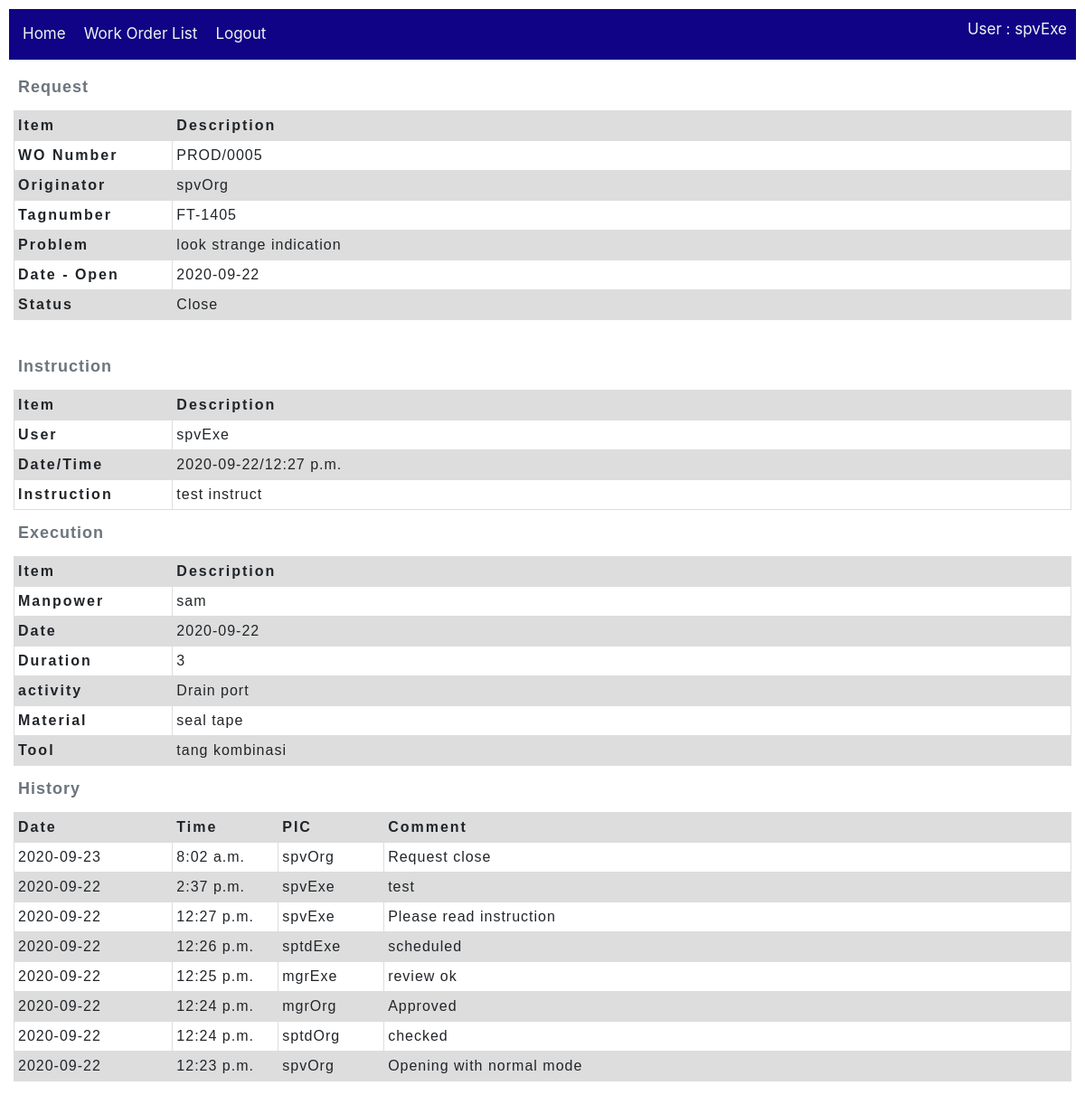
The page /workOrder/work_order/5 (signed in) on the database its author committed.
### workOrder/models.py (models this page shows, shortened)
class Work_order(models.Model):
    wo_number = models.CharField(max_length=20, null=True)
    tagnumber = models.CharField(max_length=50, null=True, help_text='Enter tagnumber(eg. FT-1405)')
    problem = models.TextField(max_length=1000, null=True)
    originator = models.ForeignKey(User,
        on_delete=models.SET_NULL,
        null=True)
    dest_section = models.ForeignKey(Section,
        on_delete=models.SET_NULL,
        null=True)
    date_open = models.DateField()
    date_finish = models.DateField(null=True)
    status = models.ForeignKey(Action,
        on_delete=models.SET_NULL,
        null=True)
    priority = models.ForeignKey(Wo_priority,
        on_delete=models.SET_NULL,
        null=True)
    current_user_id = models.IntegerField(null=True)
    executor_user_id = models.IntegerField(null=True)
    class Meta:
        ordering = ['originator','status','wo_number']

class Wo_instruction(models.Model):
    instruction = models.TextField(max_length=1000, null=True)
    date = models.DateField(null=True)
    time = models.TimeField(null=True)
    user = models.ForeignKey(User,
        on_delete=models.SET_NULL,
        null=True)
    work_order = models.ForeignKey(Work_order,
        on_delete=models.SET_NULL,
        null=True)

class Wo_completion(models.Model):
    activity = models.TextField(max_length=1000, null=True, help_text='Enter activity')
    manPower = models.TextField(max_length=100, null=True, help_text='Man power name')
    material = models.TextField(max_length=500, null=True, help_text='Enter material')
    tool = models.TextField(max_length=500, null=True, help_text='Enter action')
    date = models.DateField(null=True)
    duration = models.IntegerField(help_text='Enter duration (hours)', null=True)
    acted_user = models.ForeignKey(User,
        on_delete=models.SET_NULL,
        null=True)
    work_order = models.ForeignKey(Work_order,
        on_delete=models.SET_NULL,
        null=True)
    status = models.ForeignKey(Action,
        on_delete=models.SET_NULL,
        null=True)
    class Meta:
        ordering = ['date']

class Wo_journal(models.Model):
    comment = models.CharField(max_length=200, null=True)
    date = models.DateField(null=True)
    time = models.TimeField(null=True)
    concern_user = models.ForeignKey(User,
        on_delete=models.SET_NULL,
        null=True)
    work_order = models.ForeignKey(Work_order,
        on_delete=models.SET_NULL,
        null=True)
    action = models.ForeignKey(Action,
        on_delete=models.SET_NULL,
        null=True)
    class Meta:
        ordering = ['-date', '-time']

### utility/models.py (models this page shows, shortened)
class Action(models.Model):
    name = models.CharField(max_length=20, null=True, help_text='Enter name of Action(eg. Open, Close, Reject...)')
    description = models.CharField(max_length=100, null=True, help_text='Enter description of Action')
    mode = models.ForeignKey('Mode', on_delete=models.SET_NULL, null=True)
    class Meta:
        ordering = ['name']

### workOrder/views.py (the view)
# urls.py: path('work_order/<int:pk>', views.Work_orderDetailView.as_view(), name='work_order-detail'),
class Work_orderDetailView(LoginRequiredMixin, generic.DetailView):
    model = Work_order #prinsipnya dengan ini saja sdh cukup, namun kita perlu tambahan info di bawah ini
    def get_context_data(self, **kwargs):
        context = super().get_context_data(**kwargs)
        woDetail = context.get('object', None)
        if woDetail:
            wo_current_user_id = woDetail.current_user_id
            userId = self.request.user.id
            allowAction = False
            if wo_current_user_id == userId:
                allowAction = True
            context['allowAction'] = allowAction
            context['woPK'] = woDetail.id
            context['journal_list'] = Wo_journal.objects.filter(work_order=woDetail.id)
            FINISH_LIST = ['Finish', 'Complete', 'Close']
            if woDetail.status.name in FINISH_LIST:
                context['Wo_instruction'] = Wo_instruction.objects.get(work_order=woDetail)
                context['Wo_completion'] = Wo_completion.objects.get(work_order=woDetail)
                context['Wo_complete_report'] = True
        return context

### workOrder/templates/workOrder/work_order_detail.html (shortened to what this page needs)
{% extends "base_workOrder.html" %}
{% block content %}
  {% include 'Wo_request.html' %}
  {% include 'Wo_inprogress.html' %}
  {% if Wo_complete_report %}
    {% include 'Wo_instruction.html' %}
    {% include 'Wo_execution.html' %}
  {% endif %}
  {% include 'Wo_hystory.html' %}
{% endblock %}

### workOrder/templates/base_workOrder.html (shortened to what this page needs)
<!DOCTYPE html>
<html lang="en">
    <head>
        <link rel="stylesheet" href="https://stackpath.bootstrapcdn.com/bootstrap/4.1.3/css/bootstrap.min.css">
        <link rel="stylesheet" href="http://code.jquery.com/ui/1.11.0/themes/smoothness/jquery-ui.css">
        {% load static %}
        <link rel="stylesheet" href="{% static 'css/styles.css' %}">
    </head>
    <body>
        <div class="topnav">
            <ul>
                <li><a href="{% url 'home-cmms' %}">Home</a></li>
                {% if user.is_authenticated %}
                    <li><a href="{% url 'workOrder:work_orders'%}">Work Order List</a></li>
                    <li><a href="{% url 'logout'%}?next={{request.path}}">Logout</a></li>
                {% else %}
                    <li><a href="{% url 'login'%}?next={{request.path}}">Login</a></li>
                {% endif %}
                {% if user.is_authenticated %}
                    <li style="float: right;">User : {{ user.get_username }}</li>
                {% endif %}
            </ul>
        </div>
        <div>{% block content %}{% endblock %}</div>
    </body>
</html>

### workOrder/templates/Wo_request.html
{% block content %}
    <table class="WoHeader">
        <caption>Request</caption>
        <thead>
            <tr>
                <th scope="col">Item</th>
                <th scope="col">Description</th>
            </tr>
        </thead>
        <tbody>
            <tr>
                <th scope="row">WO Number</th>
                <td>{{ work_order.wo_number }}</td>
            </tr>
            <tr>
                <th scope="row">Originator</th>
                <td>{{ work_order.originator }}</td>
            </tr>
            <tr>
                <th scope="row">Tagnumber</th>
                <td>{{ work_order.tagnumber }}</td>
            </tr>
            <tr>
                <th scope="row">Problem</th>
                <td>{{ work_order.problem }}</td>
            </tr>
            <tr>
                <th scope="row">Date - Open</th>
                <td>{{ work_order.date_open }}</td>
            </tr>
            <tr>
                <th scope="row">Status</th>
                <td>{{ work_order.status.name }}</td>
            </tr>
        </tbody>
    </table>
{% endblock %}

### workOrder/templates/Wo_instruction.html
{% block content %}
<table class="WoHeader">
    <caption>Instruction</caption>
    <thead>
      <tr>
        <th scope="col">Item</th>
        <th scope="col">Description</th>
    </tr>
    </thead>
    <tbody>
      <tr>
        <th>User</th>
        <td>{{Wo_instruction.user}}</td>
      </tr>
      <tr>
        <th>Date/Time</th>
        <td>{{Wo_instruction.date}}/{{Wo_instruction.time}}</td>
      </tr>
      <tr>
        <th>Instruction</th>
        <td>{{Wo_instruction.instruction}}</td>
      </tr>
    </tbody>
  </table>
{% endblock %}

### workOrder/templates/Wo_execution.html
{% block content %}
<table class="WoHeader">
    <caption>Execution</caption>
    <thead>
      <tr>
        <th scope="col">Item</th>
        <th scope="col">Description</th>
    </tr>
    </thead>
    <tbody>
      <tr>
        <th>Manpower</th>
        <td>{{Wo_completion.manPower}}</td>
      </tr>
      <tr>
        <th>Date</th>
        <td>{{Wo_completion.date}}</td>
      </tr>
      <tr>
        <th>Duration</th>
        <td>{{Wo_completion.duration}}</td>
      </tr>
      <tr>
        <th>activity</th>
        <td>{{Wo_completion.activity}}</td>
      </tr>
      <tr>
        <th>Material</th>
        <td>{{Wo_completion.material}}</td>
      </tr>
      <tr>
        <th>Tool</th>
        <td>{{Wo_completion.tool}}</td>
      </tr>
    </tbody>
  </table>
{% endblock %}

### workOrder/templates/Wo_hystory.html
{% block content %}
    {% if journal_list %}
        <table class="WoHistory">
            <caption>History</caption>
            <thead>
                <tr>
                <th scope="col">Date</th>
                <th scope="col">Time</th>
                <th scope="col">PIC</th>
                <th scope="col">Comment</th>
                </tr>
            </thead>
            <tbody>
                {% for journal in journal_list %}
                <tr>
                    <td>
                    {{journal.date}}
                    </td>
                    <td>
                    {{journal.time}}
                    </td>
                    <td>
                    {{journal.concern_user}}
                    </td>
                    <td>
                    {{journal.comment}}
                    </td>
                </tr>
                {% endfor %}
            </tbody>
        </table>
    {% else %}
        <p>There are no histories</p>
    {% endif %}
{% endblock %}

### workOrder/static/css/styles.css (style rules this page uses)
* { padding: 5px; }
.topnav { overflow: hidden; background-color: rgb(16, 3, 133); }
.topnav ul { list-style-type: none; margin: 0; padding: 0; overflow: hidden; background-color: rgb(16, 3, 133); }
.topnav ul li { float: left; color: #f2f2f2; text-align: center; padding: 5px; text-decoration: none; font-size: 17px; }
.topnav ul li a { float: left; color: #f2f2f2; text-align: center; padding: 5px; text-decoration: none; font-size: 17px; }
* { box-sizing: border-box; }
table { table-layout: fixed; width: 100%; border-collapse: collapse; }
caption { font-family: sans-serif; font-size: 18px; font-weight: bold; caption-side: top; text-align: left; letter-spacing: 1px; }
td, th { border: 1px solid #dddddd; text-align: left; padding: 4px; }
th { letter-spacing: 2px; }
td { letter-spacing: 1px; }
thead th { background-color: #dddddd; }
tr:nth-child(even) { background-color: #dddddd; }
table.WoHeader { font-family: arial, sans-serif; }
table.WoHeader thead th:nth-child(1) { width: 15%; }
table.WoHistory { font-family: arial, sans-serif; }
table.WoHistory thead th:nth-child(1) { width: 15%; }
table.WoHistory thead th:nth-child(2) { width: 10%; }
table.WoHistory thead th:nth-child(3) { width: 10%; }

### rows shown on the page
Work_order: wo_number "PROD/0005", originator "spvOrg", tagnumber "FT-1405", problem "look strange indication", date_open "2020-09-22", status.name "Close"
Wo_instruction: user "spvExe", date "2020-09-22", time "12:27 p.m.", instruction "test instruct"
Wo_completion: manPower "sam", date "2020-09-22", duration "3", activity "Drain port", material "seal tape", tool "tang kombinasi"
Wo_journal: date "2020-09-23", time "8:02 a.m.", concern_user "spvOrg", comment "Request close"
Wo_journal: date "2020-09-22", time "2:37 p.m.", concern_user "spvExe", comment "test"
Wo_journal: date "2020-09-22", time "12:27 p.m.", concern_user "spvExe", comment "Please read instruction"
Wo_journal: date "2020-09-22", time "12:26 p.m.", concern_user "sptdExe", comment "scheduled"
Wo_journal: date "2020-09-22", time "12:25 p.m.", concern_user "mgrExe", comment "review ok"
Wo_journal: date "2020-09-22", time "12:24 p.m.", concern_user "mgrOrg", comment "Approved"
Wo_journal: date "2020-09-22", time "12:24 p.m.", concern_user "sptdOrg", comment "checked"
Wo_journal: date "2020-09-22", time "12:23 p.m.", concern_user "spvOrg", comment "Opening with normal mode"

### other values the page prints
{{ user.get_username }} "spvExe"
